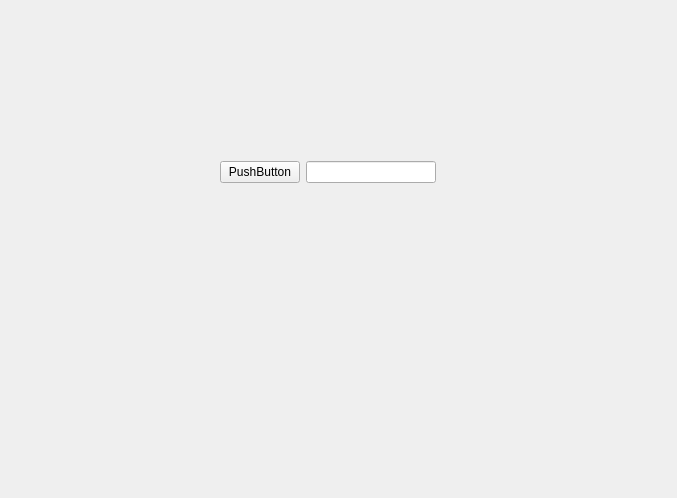
<?xml version="1.0" encoding="UTF-8"?>
<ui version="4.0">
 <class>Form</class>
 <widget class="QWidget" name="Form">
  <property name="geometry">
   <rect>
    <x>0</x>
    <y>0</y>
    <width>677</width>
    <height>498</height>
   </rect>
  </property>
  <property name="windowTitle">
   <string>Form</string>
  </property>
  <widget class="QWidget" name="">
   <property name="geometry">
    <rect>
     <x>220</x>
     <y>160</y>
     <width>216</width>
     <height>25</height>
    </rect>
   </property>
   <layout class="QHBoxLayout" name="horizontalLayout">
    <item>
     <widget class="QPushButton" name="pushButton">
      <property name="text">
       <string>PushButton</string>
      </property>
     </widget>
    </item>
    <item>
     <widget class="QLineEdit" name="lineEdit"/>
    </item>
   </layout>
  </widget>
 </widget>
 <resources/>
 <connections/>
</ui>
